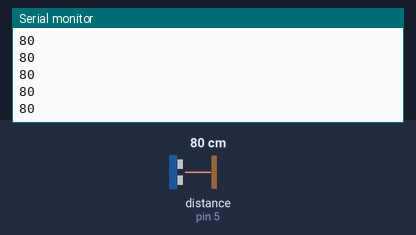
Bench run of a sketch on a simulated Arduino Uno, built with avr-gcc and run on an emulated ATmega328P. Parts: the last lines printed to the serial monitor. Wiring (inferred from the names in the program): ultrasonic range finder: trigger pin 4; echo pin 5. The test bench sets the inputs (shaded band); at power-on: distance to the obstacle (sensor on pin 5) 80 cm. The echo pulse lasts 58.3 µs per cm.

Above: at 1.2 s.
1.3 s: distance to the obstacle (sensor on pin 5) set to 2 cm
At 1.37 s:
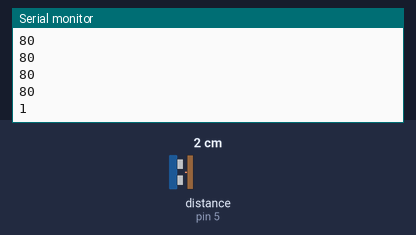
2.8 s: distance to the obstacle (sensor on pin 5) set to 4 cm
At 2.88 s:
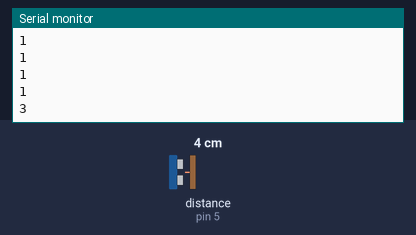
Timing chart, 0 to 5.8 s (numbered marks = the images above; inputs shaded):
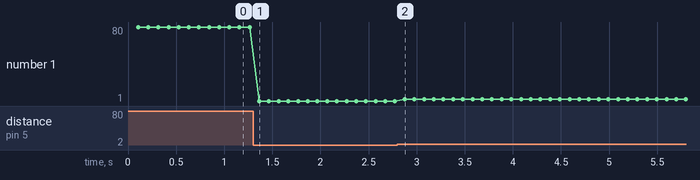

The sketch:

codigo_teste_ultrasonic.ino
```cpp
const int trigPin = 4;
const int echoPin = 5;


long measureDistance() {
 long duration, distance;

 //Send pulse
 digitalWrite(trigPin, LOW);
 delayMicroseconds(2);
 digitalWrite(trigPin, HIGH);
 delayMicroseconds(10);
 digitalWrite(trigPin, LOW);
 //Wait for echo and measure time until it happens
 duration = pulseIn(echoPin, HIGH);
 //Compute distance
 distance = duration/58;
 return distance;
}
void setup() {
 Serial.begin (115200);
 pinMode(trigPin, OUTPUT);
 pinMode(echoPin, INPUT);
 digitalWrite(trigPin, LOW);

}

void loop(){

    delay(100);
    long dist = measureDistance();
    Serial.println(dist);

}
```

Measured:
- after the input at 1.3 s, the serial monitor: prints a new line after 0.06 s (image 1)
- after the input at 2.8 s, the serial monitor: prints a new line after 0.08 s (image 2)
- plotted number 1: 80 → 1 after the input at 1.3 s, 1 → 3 after the input at 2.8 s
